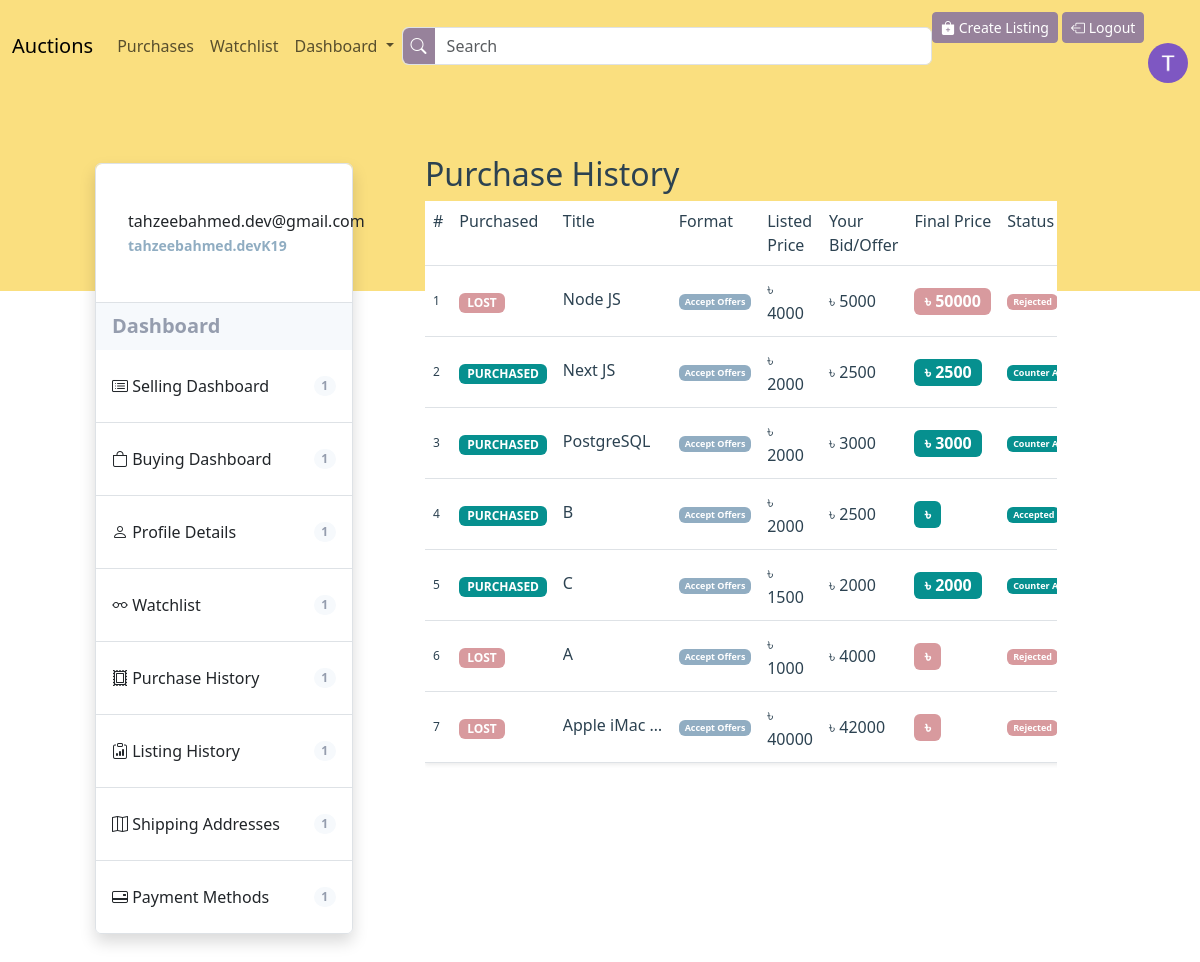
/purchase-history (signed in), run on an earlier commit of the app's database.
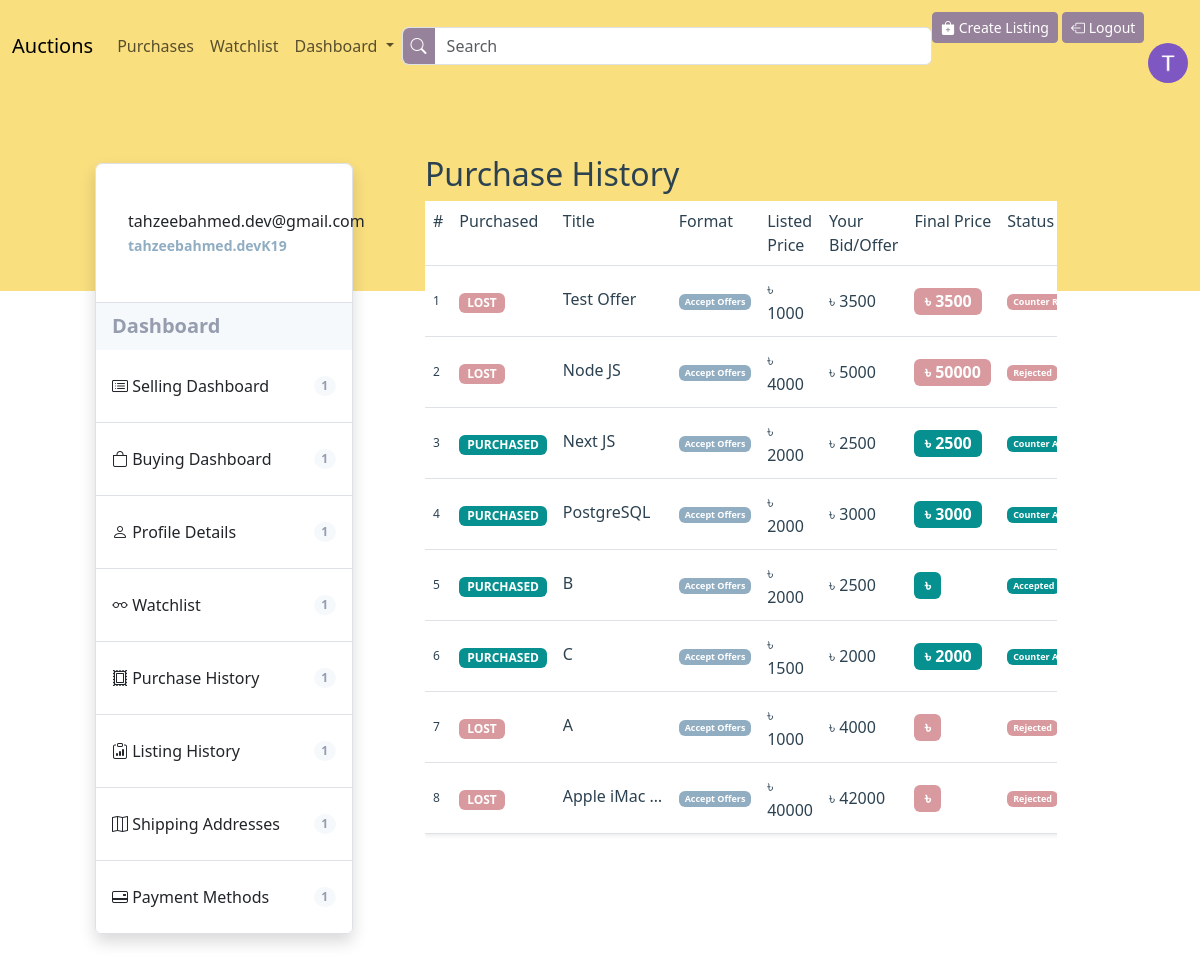
And on a later commit of the database.
### users/models.py (models this page shows, shortened)
class User(AbstractUser):
    email = models.EmailField(unique=True)
    watchlist = models.ManyToManyField(
        'auctions.Listing')
    is_oauth_registered = models.BooleanField(default=False)
    display_picture = models.ImageField(
        upload_to='display-pictures/', max_length=250, default='display-pictures/default-dp.png')
    email_verification_token = models.CharField(
        max_length=200, null=True, blank=True)
    forget_password_token = models.CharField(
        max_length=200, null=True, blank=True)
    previous_email = models.EmailField(null=True, default=None)

### auctions/models.py (models this page shows, shortened)
class PurchaseTransaction(models.Model):
    listing = models.ForeignKey(
        Listing, on_delete=models.CASCADE, related_name='%(class)s')
    amount = models.PositiveIntegerField()
    buyer = models.ForeignKey(
        User, on_delete=models.PROTECT, related_name='%(class)s_buyer')
    shipping_address = models.ForeignKey(
        Address, on_delete=models.PROTECT)
    payment_method = models.ForeignKey(
        PaymentMethod, on_delete=models.PROTECT)
    timestamp = models.DateTimeField(auto_now_add=True)
    class Meta:
        abstract = True
        ordering = ['-timestamp']

class Offer(PurchaseTransaction):
    class OfferStatus(models.TextChoices):
        ACCEPTED = 'A', _('Accepted')
        REJECTED = 'R', _('Rejected')
        COUNTER = 'C', _('Counter')
        COUNTER_ACCEPTED = 'CA', _('Counter Accepted')
        COUNTER_REJECTED = 'CR', _('Counter Rejected')
        PENDING = 'P', _('Pending')
    offer_status = models.CharField(
        max_length=2, choices=OfferStatus.choices, default=OfferStatus.PENDING)

class Listing(models.Model):
    class BuyingFormat(models.TextChoices):
        BUT_IT_NOW = 'BIN', _('Buy It Now')
        AUCTION = 'A', _('Auction')
        ACCEPT_OFFERS = 'AO', _('Accept Offers')
    id = models.BigAutoField(primary_key=True)
    title = models.CharField(max_length=100)
    description = models.CharField(max_length=400, blank=False)
    base_price = models.PositiveIntegerField()
    hero_image = models.ImageField(
        upload_to='listings/', max_length=250, default='listings/placeholder-image.png')
    listed_by = models.ForeignKey(
        User, on_delete=models.CASCADE)
    timestamp = models.DateTimeField(auto_now_add=True)
    category = models.ForeignKey(Category, on_delete=models.PROTECT)
    buying_format = models.CharField(
        max_length=3, choices=BuyingFormat.choices, default=BuyingFormat.AUCTION)
    condition = models.ForeignKey(Condition, on_delete=models.PROTECT)
    location = models.ForeignKey(Location, on_delete=models.PROTECT)
    free_shipping = models.BooleanField(default=False)
    local_pickup = models.BooleanField(default=False)
    active = models.BooleanField(default=True)
    purchased = models.BooleanField(default=False)
    @property
    def get_price(self):
        if self.buying_format == self.BuyingFormat.AUCTION:
            return self.auction.highest_bid_amount
        elif self.buying_format == self.BuyingFormat.ACCEPT_OFFERS:
            if not self.active and self.purchased:
                offer = Offer.objects.filter(Q(offer_status=Offer.OfferStatus.ACCEPTED) | Q(
                    offer_status=Offer.OfferStatus.COUNTER_ACCEPTED)).get(listing=self)
                return offer.c.counter_offer_amount if offer.c else offer.amount
        return self.base_price
    class Meta:
        ordering = ['-timestamp']

class CounterOffer(models.Model):
    class CounterOfferStatus(models.TextChoices):
        ACCEPTED = 'A', _('Accepted')
        REJECTED = 'R', _('Rejected')
        PENDING = 'P', _('Pending')
    offer = models.OneToOneField(
        Offer, on_delete=models.CASCADE, related_name='c')
    counter_offer_amount = models.PositiveIntegerField()
    timestamp = models.DateTimeField(auto_now_add=True)
    counter_offer_status = models.CharField(
        max_length=2, choices=CounterOfferStatus.choices, default=CounterOfferStatus.PENDING)

### auctions/views.py (the view)
# urls.py: path("purchase-history", views.view_purchase_history, name='purchase-history'),
@login_required(login_url=settings.LOGIN_URL)
def view_purchase_history(request):
    offers = Offer.objects.filter(
        buyer=request.user, listing__active=False).order_by('offer_status').order_by('-timestamp')
    bids = Bid.objects.filter(
        buyer=request.user, listing__active=False).order_by('bid_status').order_by('-timestamp')
    bins = BuyItNow.objects.filter(
        buyer=request.user, listing__active=False).order_by('-timestamp')
    purchases = zip_longest(offers, bids, bins, fillvalue=None)
    return render(request, "auctions/purchase-history.html", {
        "purchases": purchases
    })

### auctions/templates/auctions/purchase-history.html (shortened to what this page needs)
{% extends "users/profile-layout.html" %}
{% block child %}
{% if purchases %}
<h2 class="header-4 user-pages-header">Purchase History</h2>
<div class="table-responsive">
    <table class="table table-hover shadow-sm" id="ongoing-offers-table">
        <thead class="align-top table-header">
            <tr>
                <th scope="col">#</th>
                <th scope="col">Purchased</th>
                <th scope="col">Title</th>
                <th scope="col">Format</th>
                <th scope="col">Listed Price</th>
                <th scope="col">Your Bid/Offer</th>
                <th scope="col">Final Price</th>
                <th scope="col">Status</th>
            </tr>
        </thead>
        <tbody>
            {% for offer, bid, bin in purchases%}
            <tr class="small-custom align-middle">
                <td>{{forloop.counter}}</td>
                <td class="lead fs-6">
                    {% if offer %}
                    {% if offer.offer_status == 'A' or offer.offer_status == 'CA' %}
                    <span class="badge badge-bg-success">PURCHASED</span>
                    {% else %}
                    <span class="badge badge-bg-danger">LOST</span>
                    {% endif %}
                    {% elif bid %}
                    {% if bid.bid_status == 'W'%}
                    <span class="badge badge-bg-success">PURCHASED</span>
                    {% else %}
                    <span class="badge badge-bg-danger">LOST</span>
                    {% endif %}
                    {% else %}
                    <span class="badge badge-bg-success">PURCHASED</span>
                    {% endif %}
                </td>
                {% if offer %}
                <td>
                    <a href="{% url 'view-listing' offer.listing.id %}" class="d-inline-block text-truncate lead fs-6"
                        style="max-width: 100px;">
                        {{offer.listing.title }}
                    </a>
                </td>
                <td><span class="badge badge-bg-primary">{{ offer.listing.get_buying_format_display }}</span></td>
                <td class="lead fs-6">৳ {{ offer.listing.base_price }}</td>
                {% if offer.c %}
                <td class="lead fs-6">৳ {{ offer.c.counter_offer_amount }}</td>
                {% else %}
                <td class="lead fs-6">৳ {{ offer.amount }}</td>
                {% endif %}
                <td class="me-5">
                    <span
                        class="badge {% if offer.offer_status == 'A' or offer.offer_status == 'CA' %}badge-bg-success{% else %}badge-bg-danger{% endif %} lead fs-6">৳
                        {{ offer.listing.get_price }}</span>
                </td>
                <td class="me-5">
                    <span
                        class="badge {% if offer.offer_status == 'A' or offer.offer_status == 'CA' %}badge-bg-success{% else %}badge-bg-danger{% endif %}">
                        {{ offer.get_offer_status_display }}</span>
                </td>
                {% endif %}
            </tr>
            {% endfor %}
        </tbody>
    </table>
</div>
{% else %}
{% load static %}
{% endif %}
{% endblock child %}

### users/templates/users/profile-layout.html (shortened to what this page needs)
{% extends "auctions/layout.html" %}
{% block body %}
<div class="backdrop">
</div>
<div class="container-fluid p-5 overlap-container">
    <div class="row align-items-start justify-content-center">
        <div class="col-xl-3 col-12 mt-xl-4 mt-4">
            <ul class="list-group list-group-flush border rounded shadow">
                <li class="list-group-item d-flex justify-content-start align-items-center py-4 border-none">
                    <div class="ms-3 fw-medium">
                        {{request.user.email}}
                        <br>
                        <small class="fw-bold highlighted-text">{{request.user.username}}</small>
                    </div>
                </li>
                <li class="list-group-item list-bg d-flex justify-content-between align-items-center fw-bold lead">
                    Dashboard
                </li>
                <li class="list-group-item list">
                    <a class="d-flex justify-content-between align-items-center lead py-3 fs-6"
                        href="{% url 'seller-dashboard' %}">
                        <span><i class="bi bi-card-list"></i> Selling Dashboard </span>
                        <span class="badge badge-bd rounded-pill">1</span>
                    </a>
                </li>
                <li class="list-group-item list">
                    <a class="d-flex justify-content-between align-items-center lead py-3 fs-6"
                        href="{% url 'buyer-dashboard' %}">
                        <span><i class="bi bi-bag"></i> Buying Dashboard</span>
                        <span class="badge badge-bd rounded-pill">1</span>
                    </a>
                </li>
                <li class="list-group-item list">
                    <a class="d-flex justify-content-between align-items-center lead py-3 fs-6"
                        href="{% url 'profile' %}">
                        <span><i class="bi bi-person"></i> Profile Details</span>
                        <span class="badge badge-bd rounded-pill">1</span>
                    </a>
                </li>
                <li class="list-group-item list">
                    <a class="d-flex justify-content-between align-items-center lead py-3 fs-6"
                        href="{% url 'watchlist' %}">
                        <span><i class="bi bi-eyeglasses"></i> Watchlist</span>
                        <span class="badge badge-bd rounded-pill">1</span>
                    </a>
                </li>
                <li class="list-group-item list">
                    <a class="d-flex justify-content-between align-items-center lead py-3 fs-6"
                        href="{% url 'purchase-history' %}">
                        <span><i class="bi bi-postage"></i> Purchase History</span>
                        <span class="badge badge-bd rounded-pill">1</span>
                    </a>
                </li>
                <li class="list-group-item list">
                    <a class="d-flex justify-content-between align-items-center lead py-3 fs-6"
                        href="{% url 'listing-history' %}">
                        <span><i class="bi bi-clipboard-data"></i> Listing History</span>
                        <span class="badge badge-bd rounded-pill">1</span>
                    </a>
                </li>
                <li class="list-group-item list">
                    <a class="d-flex justify-content-between align-items-center lead py-3 fs-6"
                        href="{% url 'view-shipping-address' %}">
                        <span><i class="bi bi-map"></i> Shipping Addresses</span>
                        <span class="badge badge-bd rounded-pill">1</span>
                    </a>
                </li>
                <li class="list-group-item list">
                    <a class="d-flex justify-content-between align-items-center lead py-3 fs-6"
                        href="{% url 'view-payment-methods' %}">
                        <span><i class="bi bi-credit-card-2-back"></i> Payment Methods</span>
                        <span class="badge badge-bd rounded-pill">1</span>
                    </a>
                </li>
            </ul>
        </div>
        <div class="col-xl-8 col-12 mt-xl-0 mt-5">
            <div class="px-xl-5 px-0 py-3" id="user-profile-content-container">
                {% block child %}
                {% endblock child%}
            </div>
        </div>
    </div>
</div>
{% endblock %}

### auctions/templates/auctions/layout.html (shortened to what this page needs)
{% load static %}
<!DOCTYPE html>
<html lang="en">
<head>
    <link href="https://cdn.jsdelivr.net/npm/bootstrap@5.3.2/dist/css/bootstrap.min.css" rel="stylesheet"
>
    <link href="{% static 'commerce/styles.css' %}" rel="stylesheet">
    <link rel="stylesheet" href="https://cdn.jsdelivr.net/npm/sweetalert2@11.0.19/dist/sweetalert2.min.css">
    <link rel="stylesheet" href="https://cdn.jsdelivr.net/npm/bootstrap-icons@1.11.2/font/bootstrap-icons.min.css">
</head>
<body>
    <nav class="navbar navbar-expand-lg sticky-top bg-background-tertiary" style="background-color: var(--nav);">
        <div class="container-fluid">
            <a class="navbar-brand" href="{% url 'index' %}">Auctions</a>
            <div class="collapse navbar-collapse" id="navbarSupportedContent">
                <ul class="navbar-nav me-auto mb-2 mb-lg-0">
                    {% if user.is_authenticated %}
                    <li class="nav-item">
                        <a class="nav-link" href="{% url 'purchase-history' %}">Purchases</a>
                    </li>
                    <li class="nav-item">
                        <a class="nav-link" href="{% url 'watchlist' %}">Watchlist</a>
                    </li>
                    <li class="nav-item dropdown">
                        <a class="nav-link dropdown-toggle" href="#" role="button" data-bs-toggle="dropdown"
                            aria-expanded="false">
                            Dashboard
                        </a>
                    </li>
                    {% endif %}
                </ul>
                <form class="d-flex w-50 me-auto my-2 form-control p-0" role="search" action="{% url 'search' %}"
                    menthod="POST">
                    <button type="submit" style="background-color: var(--custom-secondary); border-width: 0px;"
                        class="text-white rounded-start px-2"><i class="bi bi-search"></i>
                    </button>
                    <input class="form-control w-100 ms-0" type="search" placeholder="Search" aria-label="Search"
                        style="border-width: 0px;">
                </form>
                <div class="float-lg-end float-start">
                    <a class="btn btn-secondary btn-sm mt-1" href="{% url 'create-listing' %}"><i
                            class="bi bi-bag-plus-fill"></i>
                        Create Listing</a>
                    {% if user.is_authenticated %}
                    <a class="btn btn-secondary btn-sm mt-1" href="{% url 'logout' %}"><i
                            class="bi bi-box-arrow-left"></i>
                        Logout</a>
                    {% else %}
                    <a class="btn btn-secondary btn-sm mt-1" href="{% url 'login' %}"><i
                            class="bi bi-box-arrow-in-right"></i> Login</a>
                    <a class="btn btn-secondary btn-sm mt-1" href="{% url 'register' %}"><i
                            class="bi bi-person-plus-fill"></i> Register</a>
                    {% endif %}
                    {% if user.is_authenticated %}
                    <a class="ms-2 float-end" href="{% url 'profile' %}">
                        <div style="width: 40px; height: 40px; overflow: hidden; border-radius: 50%;">
                            <img src="{{user.display_picture.url}}"
                                style="height:100%; width: 100%; object-fit: cover;">
                        </div>
                    </a>
                </div>
                {% endif %}
            </div>
        </div>
    </nav>
    {% block body %}
    {% endblock %}
</body>
</html>

What changed in the data, as far as the page shows it:
added Offer: shows "LOST", listing "Test Offer", listing.buying_format "Accept Offers", listing.base_price "1000", c.counter_offer_amount "3500", listing.get_price "3500", offer_status "Counter…"
